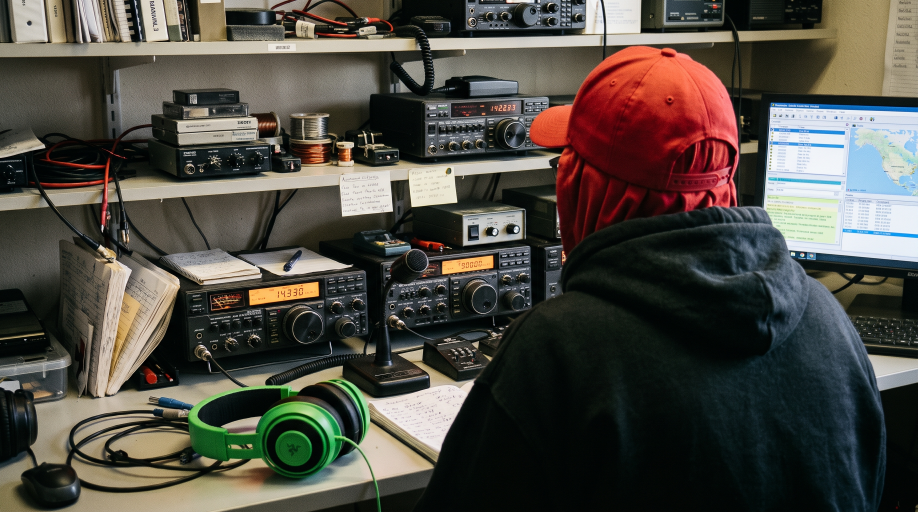
#> input picture recursos/imagenes/camara_azotea.jpg, 2752 x 1536 px, given in place of mapa.png, which was not available (shown at 1/3 size)
$ python generar_fragmentos_mapa.py
#> lines starting #> are read from the running program, lines starting #| are printed output that depends on the picture; pictures that were not available may be replaced by others from this repository, and a replacement may not be noted
### herramientas/sstv_pd120.py
"""
Codificador y decodificador SSTV en modo PD120 (el que usa la ISS).

Escrito a propósito de forma sencilla y comentada: no es una caja negra.

Resumen del modo PD120
----------------------
- Imagen de 640 x 496 píxeles en color.
- Se envían las líneas de dos en dos. Cada pareja de líneas es:
    sincronismo 1200 Hz (20 ms) + porche 1500 Hz (2,08 ms)
    + Y (brillo) de la línea 1        640 píxeles x 0,19 ms
    + R-Y (color rojo) medio de las 2  640 píxeles x 0,19 ms
    + B-Y (color azul) medio de las 2  640 píxeles x 0,19 ms
    + Y (brillo) de la línea 2        640 píxeles x 0,19 ms
- Cada valor (0-255) se convierte en una frecuencia: 1500 Hz = 0 (negro), 2300 Hz = 255 (blanco).
- Antes de la imagen va la cabecera VIS, que le dice al receptor qué modo es (PD120 = código 95).
"""
import wave
import numpy as np
from PIL import Image

ANCHO, ALTO = 640, 496
VIS_PD120 = 95
T_SYNC = 0.020        # pulso de sincronismo (s)
T_PORCHE = 0.00208    # porche (s)
T_PIXEL = 0.00019     # duración de cada píxel (s)
T_CANAL = ANCHO * T_PIXEL                     # 121,6 ms por canal
T_PAREJA = T_SYNC + T_PORCHE + 4 * T_CANAL    # 508,48 ms por pareja de líneas
F_SYNC, F_NEGRO, F_BLANCO = 1200.0, 1500.0, 2300.0


def valor_a_frecuencia(v):
    """0..255  ->  1500..2300 Hz"""
    return F_NEGRO + np.asarray(v, dtype=float) * (F_BLANCO - F_NEGRO) / 255.0


def frecuencia_a_valor(f):
    """1500..2300 Hz  ->  0..255"""
    return np.clip((np.asarray(f) - F_NEGRO) * 255.0 / (F_BLANCO - F_NEGRO), 0, 255)


def rgb_a_ycrcb(img):
    """Separa brillo (Y) y color (Cr = R-Y, Cb = B-Y), como hace el estándar de vídeo BT.601."""
    rgb = np.asarray(img.convert("RGB"), dtype=float)
    R, G, B = rgb[..., 0], rgb[..., 1], rgb[..., 2]
    Y = 16 + (65.738 * R + 129.057 * G + 25.064 * B) / 256
    Cr = 128 + (112.439 * R - 94.154 * G - 18.285 * B) / 256
    Cb = 128 + (-37.945 * R - 74.494 * G + 112.439 * B) / 256
    return Y, Cr, Cb


# [5 lines left out: function ycrcb_a_rgb, not called in this run]


# ---------------------------------------------------------------- CODIFICAR
def _cabecera_vis(codigo):
    """Lista de (frecuencia, duración) de la cabecera VIS."""
    tramos = [(1900, 0.300), (1200, 0.010), (1900, 0.300), (1200, 0.030)]  # líder + bit de inicio
    bits = [(codigo >> i) & 1 for i in range(7)]                         # 7 bits, el menos significativo primero
    bits.append(sum(bits) % 2)                                           # bit de paridad par
    tramos += [(1100 if b else 1300, 0.030) for b in bits]               # 1 = 1100 Hz, 0 = 1300 Hz
    tramos.append((1200, 0.030))                                         # bit de parada
    return tramos


def codificar(img, ruta_wav, fs=11025):
    """Convierte una imagen 640x496 en un archivo WAV SSTV PD120."""
    if img.size != (ANCHO, ALTO):
        raise ValueError(f"La imagen debe medir {ANCHO}x{ALTO}")
    Y, Cr, Cb = rgb_a_ycrcb(img)

    # 1) Construimos la lista completa de tramos (frecuencia, duración)
    tramos = _cabecera_vis(VIS_PD120)
    for fila in range(0, ALTO, 2):
        tramos.append((F_SYNC, T_SYNC))
        tramos.append((F_NEGRO, T_PORCHE))
        canales = [Y[fila],
                   (Cr[fila] + Cr[fila + 1]) / 2,
                   (Cb[fila] + Cb[fila + 1]) / 2,
                   Y[fila + 1]]
        for canal in canales:
            tramos.extend(zip(valor_a_frecuencia(canal), [T_PIXEL] * ANCHO))

    # 2) Pasamos los tramos a una frecuencia por muestra (sin acumular error de tiempo)
    freqs = np.array([f for f, _ in tramos])
    fin = np.cumsum([d for _, d in tramos])
    n_total = int(round(fin[-1] * fs))
    t = (np.arange(n_total) + 0.5) / fs
    f_muestra = freqs[np.searchsorted(fin, t, side="right").clip(0, len(freqs) - 1)]

    # 3) Generamos el tono con fase continua (sin saltos = sin chasquidos)
    fase = 2 * np.pi * np.cumsum(f_muestra) / fs
    audio = (0.8 * np.sin(fase) * 32767).astype(np.int16)

    with wave.open(str(ruta_wav), "wb") as w:
        w.setnchannels(1)
        w.setsampwidth(2)
        w.setframerate(fs)
        w.writeframes(audio.tobytes())
    return n_total / fs


# -------------------------------------------------------------- DECODIFICAR
# [85 lines left out: functions _leer_wav, frecuencia_instantanea, buscar_inicio, decodificar, _buscar_inicio, _decodificar_desde, not called in this run]

### herramientas/generar_fragmentos_mapa.py
"""
Corta el mapa en 4 fragmentos y genera un audio SSTV (PD120) para cada uno.

Uso:   python generar_fragmentos_mapa.py
Entrada: ../recursos/imagenes/mapa.png
Salida:  ../generado/mapa/

Por qué 4 tiras verticales giradas 90°
--------------------------------------
El mapa es muy panorámico (unos 2,7 : 1) y una imagen PD120 es casi cuadrada (640x496).
- Cortando en 2x2, cada trozo es una tira apaisada que hay que encoger al 38 %.
- Cortando en 4 tiras verticales y girándolas 90°, cada trozo se aprovecha al 51 %:
  un 35 % más de detalle en el mapa final. Además, girar las piezas al montarlo
  es parte del reto.
La franja sobrante (arriba) se usa como cabecera con el nombre del fragmento.
Los nombres son constelaciones para que no revelen el orden.
"""
import json
from pathlib import Path
from PIL import Image, ImageDraw, ImageFont
import sstv_pd120 as sstv

RAIZ = Path(__file__).resolve().parent.parent
MAPA = RAIZ / "recursos" / "imagenes" / "mapa.png"
SALIDA = RAIZ / "generado" / "mapa"

# Posición en el mapa (de izquierda a derecha) -> nombre del fragmento
NOMBRES = ["LYRA", "ORIÓN", "CYGNUS", "ANDRÓMEDA"]

NAVY, NARANJA, BLANCO, GRIS = (15, 23, 42), (217, 119, 6), (248, 250, 252), (148, 163, 184)


def fuente(tamano, negrita=True):
    candidatas = (["DejaVuSans-Bold.ttf", "arialbd.ttf", "Arial Bold.ttf"] if negrita
                  else ["DejaVuSansMono.ttf", "consola.ttf", "Courier New.ttf"])
    for nombre in candidatas:
        for carpeta in ["", "/usr/share/fonts/truetype/dejavu/", "C:/Windows/Fonts/"]:
            try:
                return ImageFont.truetype(carpeta + nombre, tamano)
            except OSError:
                pass
    return ImageFont.load_default()


def crear_fotograma(tira, nombre, banda):
    """Gira la tira, la escala a 640 de ancho y añade la cabecera arriba."""
    girada = tira.rotate(90, expand=True)                       # 90° antihorario
    alto_mapa = sstv.ALTO - banda
    girada = girada.resize((sstv.ANCHO, alto_mapa), Image.LANCZOS)

    lienzo = Image.new("RGB", (sstv.ANCHO, sstv.ALTO), NAVY)
    lienzo.paste(girada, (0, banda))
    d = ImageDraw.Draw(lienzo)
    d.rectangle([0, banda - 3, sstv.ANCHO, banda - 1], fill=NARANJA)
    d.text((16, banda // 2 - 1), "GRANASAT · HACKATHON SSTV", font=fuente(15, False), fill=GRIS, anchor="lm")
    d.text((sstv.ANCHO - 16, banda // 2 - 1), f"FRAGMENTO {nombre}", font=fuente(26), fill=BLANCO, anchor="rm")
    return lienzo


def main():
    SALIDA.mkdir(parents=True, exist_ok=True)
    mapa = Image.open(MAPA)
#> mapa is the input picture: PIL image 2752x1536 RGB; mean R, G, B 78.8, 75, 67.4
    fondo = Image.new("RGB", mapa.size, (255, 255, 255))
#> fondo: PIL image 2752x1536 RGB; every value is 255
    fondo.paste(mapa, mask=mapa.split()[-1] if mapa.mode == "RGBA" else None)
    mapa = fondo

    W, H = mapa.size
#> W = 2752; H = 1536
    ancho_tira = W / 4
#> ancho_tira = 688
    # Alto que ocupa la tira girada al escalarla a 640 de ancho
    alto_mapa = round(ancho_tira * sstv.ANCHO / H)
#> alto_mapa = 287
    banda = sstv.ALTO - alto_mapa
#> banda = 209
    print(f"Mapa {W}x{H} -> 4 tiras de {ancho_tira:.0f}x{H}; en SSTV: 640x{alto_mapa} + cabecera de {banda}px")
#| Mapa 2752x1536 -> 4 tiras de 688x1536; en SSTV: 640x287 + cabecera de 209px

    solucion = {"modo": "PD120", "giro": "las piezas llegan giradas 90° antihorario; hay que girarlas 90° horario",
                "orden_izquierda_a_derecha": NOMBRES, "fragmentos": []}
    for i, nombre in enumerate(NOMBRES):
        tira = mapa.crop((round(i * ancho_tira), 0, round((i + 1) * ancho_tira), H))
        fotograma = crear_fotograma(tira, nombre, banda)
        base = f"fragmento_{i + 1}_{nombre.lower().replace('ó', 'o')}"
        fotograma.save(SALIDA / f"{base}.png")
        segundos = sstv.codificar(fotograma, SALIDA / f"{base}.wav")
        solucion["fragmentos"].append({"posicion": i + 1, "nombre": nombre, "png": f"{base}.png",
                                       "wav": f"{base}.wav", "duracion_s": round(segundos, 1)})
        print(f"  {i + 1}. {nombre:<10} {segundos:.0f} s  -> {base}.wav")
#> this loop made 4 passes
#|   1. LYRA       127 s  -> fragmento_1_lyra.wav
#|   2. ORIÓN      127 s  -> fragmento_2_orion.wav
#|   3. CYGNUS     127 s  -> fragmento_3_cygnus.wav
#|   4. ANDRÓMEDA  127 s  -> fragmento_4_andromeda.wav
#> pass 1, in main, `tira = mapa.crop((round(i * ancho_tira), 0, round((i + 1) * ancho_tira..`:
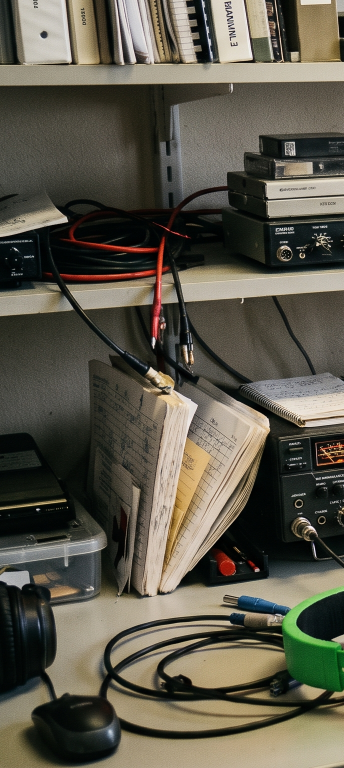
#> tira: PIL image 688x1536 RGB (shown at 1/2 size); mean R, G, B 91.8, 87.9, 74.7
#> pass 1, in crear_fotograma, `girada = tira.rotate(90, expand=True)`:
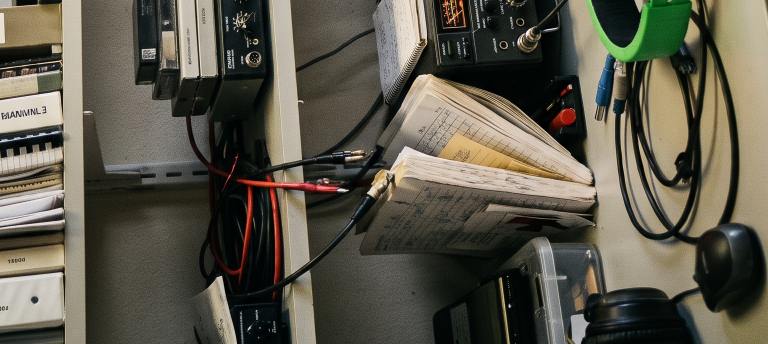
#> girada: PIL image 1536x688 RGB (shown at 1/2 size); mean R, G, B 91.8, 87.9, 74.7
#> pass 1, in crear_fotograma, `girada = girada.resize((sstv.ANCHO, alto_mapa), Image.LANCZOS)`:
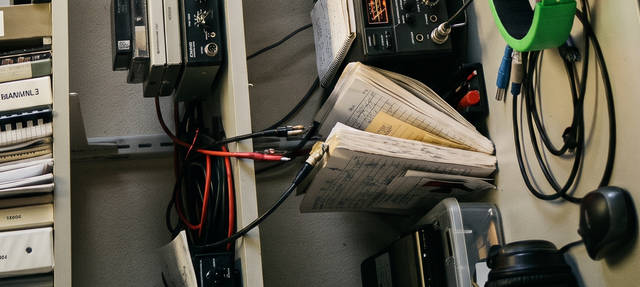
#> girada: PIL image 640x287 RGB; mean R, G, B 91.8, 87.9, 74.8
#> pass 1, in crear_fotograma, `lienzo = Image.new("RGB", (sstv.ANCHO, sstv.ALTO), NAVY)`:
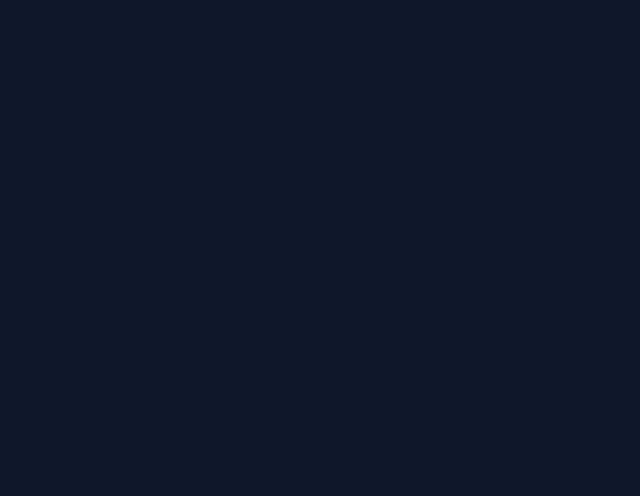
#> lienzo: PIL image 640x496 RGB; mean R, G, B 15, 23, 42
#> after the loop:
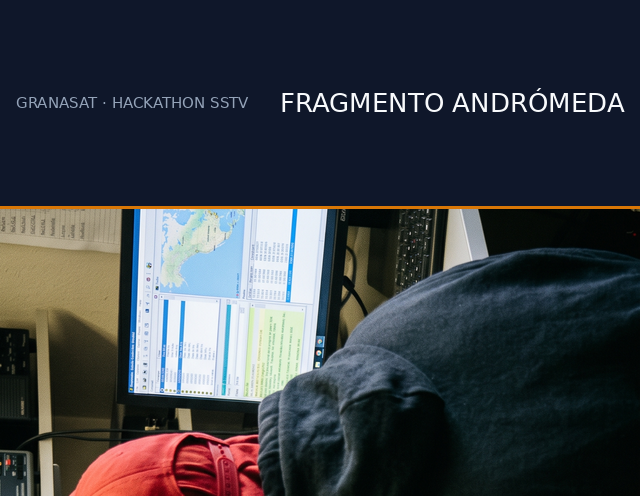
#> fotograma: PIL image 640x496 RGB; mean R, G, B 56, 60, 66.5
#> after the loop:
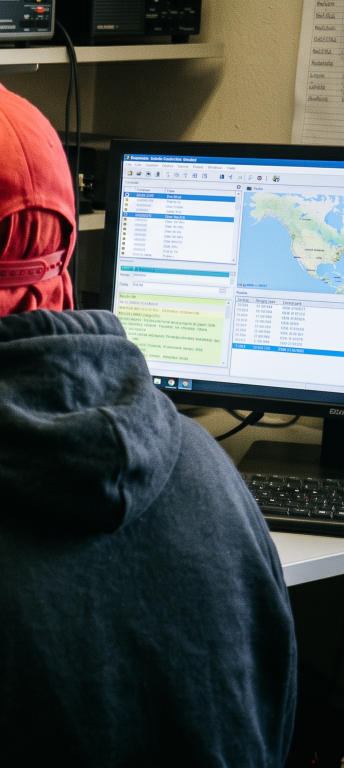
#> tira: PIL image 688x1536 RGB (shown at 1/2 size); mean R, G, B 80.5, 82.8, 81.7

    (SALIDA / "solucion_organizadores.json").write_text(json.dumps(solucion, ensure_ascii=False, indent=2), encoding="utf-8")
    return banda


def comprobar(banda):
    """Decodifica los 4 WAV, gira las piezas y monta el mapa: lo que obtendrá el alumnado."""
#> called with banda = 209
    piezas = []
#> piezas = []
    for wav in sorted(SALIDA.glob("fragmento_*.wav")):
        img = sstv.decodificar(wav).crop((0, banda, sstv.ANCHO, sstv.ALTO))
        piezas.append(img.rotate(-90, expand=True))
    ancho = sum(p.width for p in piezas)
#> ancho = 0
#> (the run stopped early here; a loop or call above may not have finished)

$ run again, on recursos/imagenes/puzle/apolo15_bandera_rover.jpg
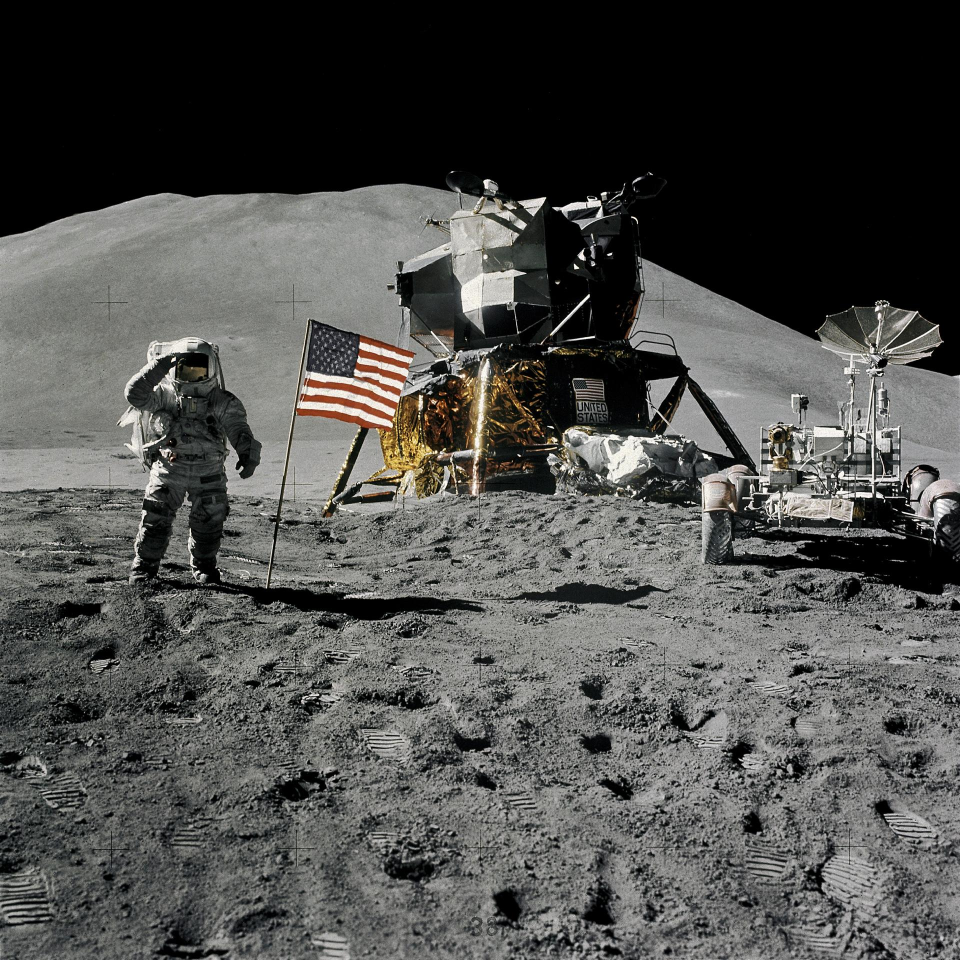
#> input picture recursos/imagenes/puzle/apolo15_bandera_rover.jpg, 1920 x 1920 px, given in place of mapa.png, which was not available (shown at 1/2 size)
#> in main, mapa is the input picture: PIL image 1920x1920 RGB; mean R, G, B 78.2, 78.3, 76
#> fondo: PIL image 1920x1920 RGB; every value is 255
#| Mapa 1920x1920 -> 4 tiras de 480x1920; en SSTV: 640x160 + cabecera de 336px
#> the loop in main, `for i, nombre in enumerate(NOMBRES):` made 4 passes
#|   1. LYRA       127 s  -> fragmento_1_lyra.wav
#|   2. ORIÓN      127 s  -> fragmento_2_orion.wav
#|   3. CYGNUS     127 s  -> fragmento_3_cygnus.wav
#|   4. ANDRÓMEDA  127 s  -> fragmento_4_andromeda.wav
#> pass 1, in crear_fotograma, `girada = girada.resize((sstv.ANCHO, alto_mapa), Image.LANCZOS)`:
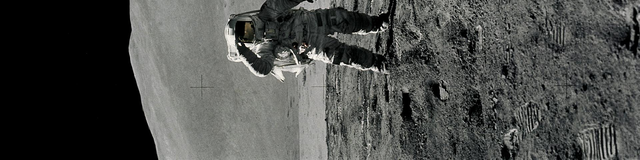
#> girada: PIL image 640x160 RGB; mean R, G, B 74.5, 75.9, 73.5
#> after the loop in main, `for i, nombre in enumerate(NOMBRES):`:
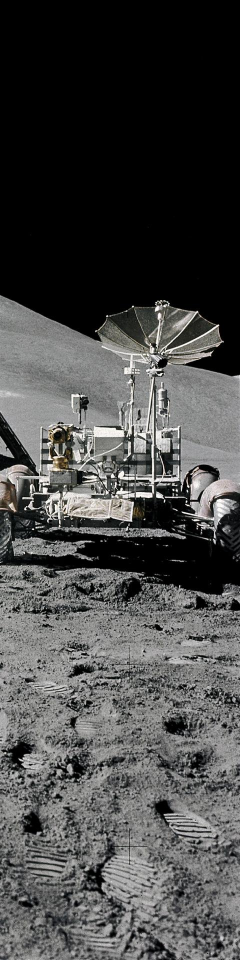
#> tira: PIL image 480x1920 RGB (shown at 1/2 size); mean R, G, B 72.8, 72.9, 72.2
